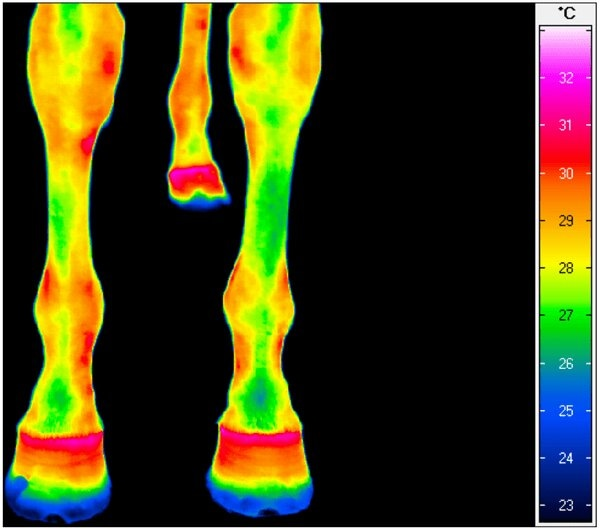
%> input picture exam4/3er punto/HorseLeg.jpg, 600 x 530 px
$ octave Punto3.m   (GNU Octave 9; MATLAB toolbox functions it lacks are replaced by stand-ins)
%> lines starting %> are read from the running program, lines starting %| are printed output that depends on the picture; in (x1, y1, x2, y2) boxes, pixels count from 0 and x2, y2 are one past the last pixel; in counts of white or black regions, pixels touching at a corner belong together; the program's own positions count from 1
%% Punto 3

clc
close all
clear

imagen = imread('HorseLeg.jpg');
%> imagen is the input picture: size 530x600x3 uint8; mean R, G, B 66.5, 63.4, 24.7

% Separamos las componentes de la imagen RGB
R = imagen(:,:,1);
G = imagen(:,:,2);
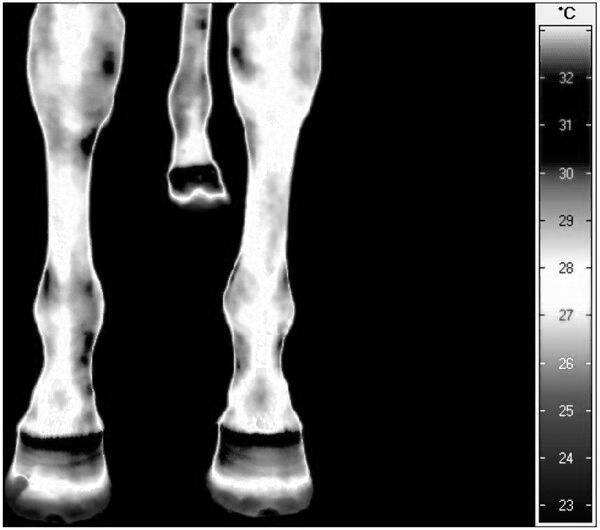
%> G: size 530x600 uint8; min 0, max 255, mean 63.4
B = imagen(:,:,3);

% Separamos las componentes de la imagen RGB
HSV = rgb2hsv(imagen);
%> HSV: size 530x600x3 double; mean H, S, V 0.161, 0.4, 0.34
H = HSV(:,:,1);
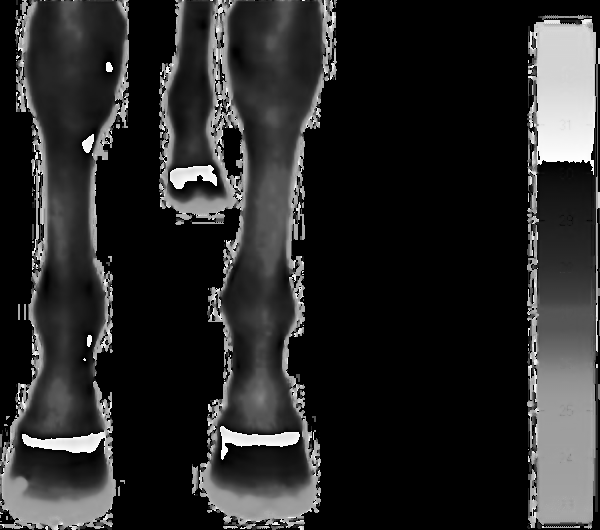
%> H: size 530x600 double; min 0, max 0.999, mean 0.161
S = HSV(:,:,2);
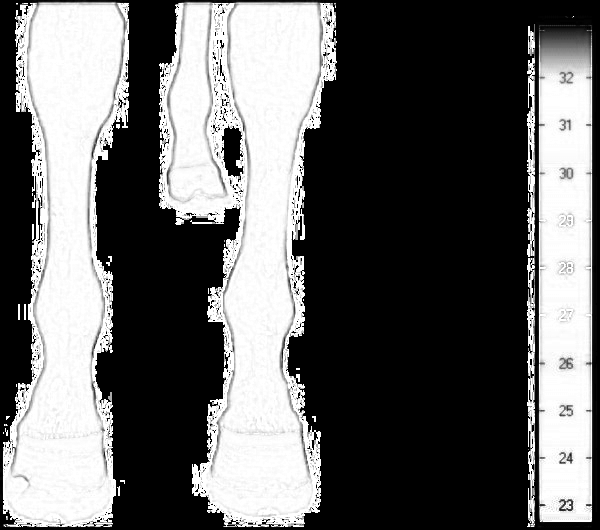
%> S: size 530x600 double; min 0, max 1, mean 0.4
V = HSV(:,:,3);
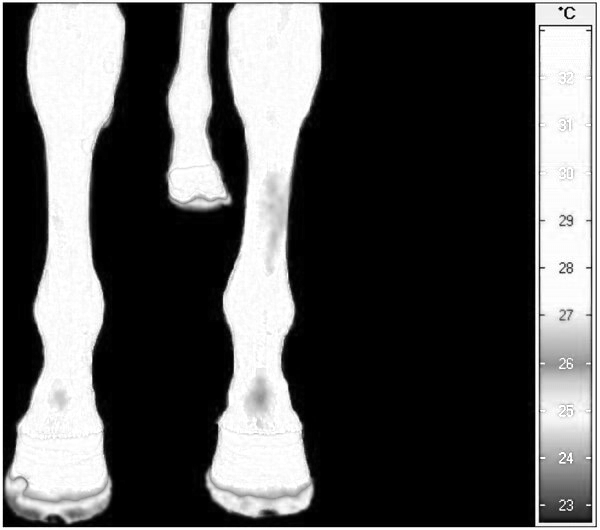
%> V: size 530x600 double; min 0, max 1, mean 0.34

minimum = min(min(H));
%> minimum = 0
maximum = max(max(H));
%> maximum = 0.999

% Ponemos los grados centigrados 30 y 31, en grados para obtener el color
ll = 0.0333; % Lower limit
ul = 0.9267; % Upper limit

 Rm = R;
 Gm = G;
 Bm = B;

Rm(H >= ll & H <= ul) = 0;
Gm(H >= ll & H <= ul) = 0;
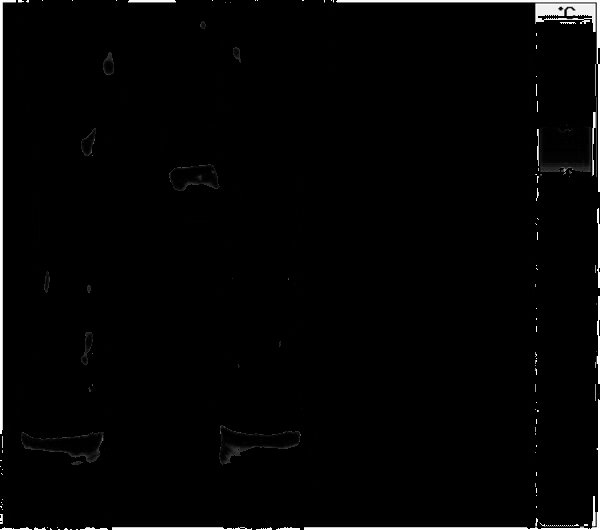
%> Gm: size 530x600 uint8; min 0, max 255, mean 5
Bm(H >= ll & H <= ul) = 0;
RGBm = cat(3,Rm,Gm,Bm);
%> RGBm: size 530x600x3 uint8; mean H, S, V 9.6, 5, 5.4

% La parte resultante la convertimos a escala de grises y la umbralizamos
re = rgb2gray(RGBm);
umbral = graythresh(re);
%> umbral = 0.471

imNew = 0 * re;
%> imNew: size 530x600 uint8; every value is 0
imNew(re >= umbral) = 255;
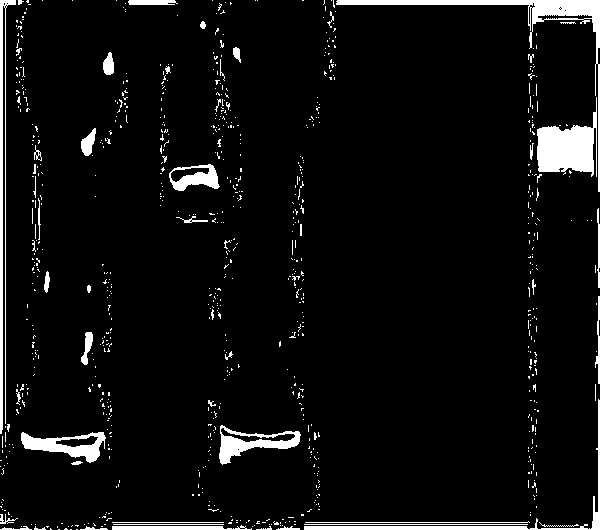
%> imNew: size 530x600 uint8; 5.7% white; 822 white regions (769 under 20 px), largest, box (x1, y1, x2, y2) and area: (336, 0, 600, 192) 2799, (537, 97, 597, 177) 2595, (0, 0, 16, 434) 1784
imNew(re < umbral) = 0;

% Quitamos ruido y fusionamos la imagen original con la imagen resultante
imgRes = bwareaopen(imNew,80);
fusion = imfuse(imagen,imgRes,'blend');
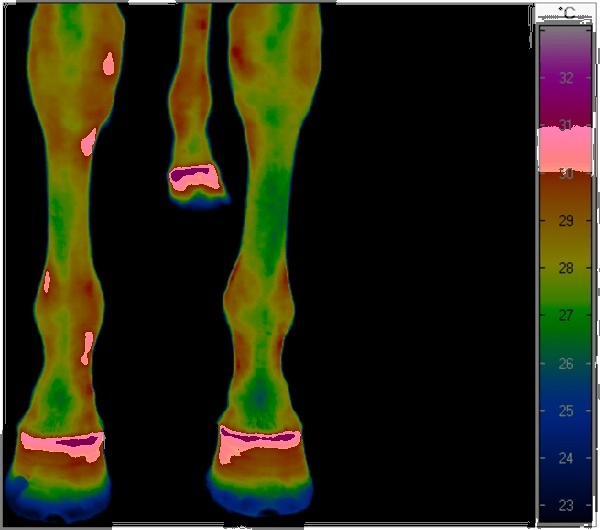
%> fusion: size 530x600x3 uint8; mean R, G, B 39.1, 37.5, 18.2

 figure, subplot(1,2,1),imshow(imagen),title('Imagen Original');
         subplot(1,2,2),imshow(fusion),title('Imagen Resultante');
